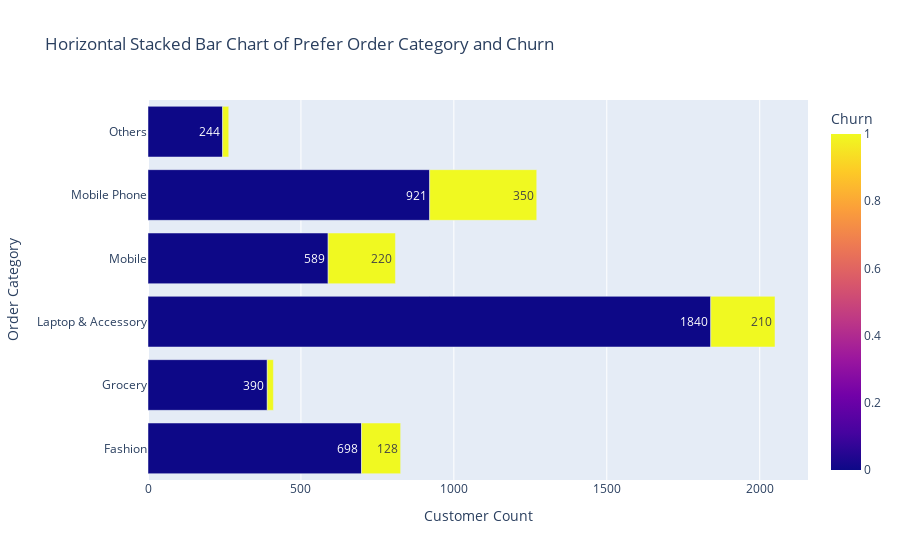

Notebook code for this chart:
### Markdown cell above
### Observation & Insight:
Persentase churn akibat customer complain (31.67%) hampir 3 kali lebih besar dari
persentase churn dari total customer yang tidak complain (10.92%)


upaya bisnis Anda pada mengurangi jumlah pelanggan yang mengajukan komplain dengan strategi berikut:
1. Analisis dan Perbaikan Pengalaman Pelanggan: Lakukan survei pelanggan dan analisis lebih lanjut untuk memahami penyebab komplain pelanggan. Identifikasi masalah umum dan tindakan korektif yang diperlukan. Tingkatkan pengalaman pelanggan dengan memastikan website atau aplikasi mudah digunakan, proses pembayaran yang lancar, dan pelayanan pelanggan yang responsif.

2. Pemantauan dan Umpan Balik: Pantau secara rutin umpan balik pelanggan dan komplain yang masuk. Gunakan data ini untuk terus meningkatkan produk dan layanan Anda. Tanggapi komplain dengan cepat dan efisien, dan berikan resolusi yang memuaskan kepada pelanggan.

3. Transparansi dan Komunikasi: Jalin komunikasi terbuka dengan pelanggan. Berikan informasi yang jelas tentang produk, harga, dan kebijakan pengembalian barang. Berikan pembaruan kepada pelanggan jika terjadi keterlambatan pengiriman atau perubahan kebijakan penting lainnya.

### Code cell
grouped_data = df.groupby(['PreferedOrderCat', 'Churn']).size().reset_index(name='Count')

# Plot the histogram
fig = px.bar(grouped_data, x='Count', y='PreferedOrderCat', orientation='h', color='Churn',
             title='Horizontal Stacked Bar Chart of Prefer Order Category and Churn',
             color_discrete_sequence=['#3A506B', '#BA1F33'],
             labels={'PreferedOrderCat': 'Order Category', 'Count': 'Customer Count'})

# Customize the plot
fig.update_layout(barmode='stack')
fig.update_traces(texttemplate='%{value}', textposition='inside')
fig.update_xaxes(title_text='Customer Count')
fig.update_yaxes(title_text='Order Category')

fig.show()

### Figure 1 — Plotly figure (JSON) as saved in the notebook; plotly's stock layout.template omitted (floating-point values rounded to 4 significant figures)
{"data": [{"alignmentgroup": "True", "hovertemplate": "Customer Count=%{x}<br>Order Category=%{y}<br>Churn=%{marker.color}<extra></extra>", "legendgroup": "", "marker": {"color": [0, 1, 0, 1, 0, 1, 0, 1, 0, 1, 0, 1], "coloraxis": "coloraxis", "pattern": {"shape": ""}}, "name": "", "offsetgroup": "", "orientation": "h", "showlegend": false, "textposition": "inside", "texttemplate": "%{value}", "type": "bar", "x": [698, 128, 390, 20, 1840, 210, 589, 220, 921, 350, 244, 20], "xaxis": "x", "y": ["Fashion", "Fashion", "Grocery", "Grocery", "Laptop & Accessory", "Laptop & Accessory", "Mobile", "Mobile", "Mobile Phone", "Mobile Phone", "Others", "Others"], "yaxis": "y"}], "layout": {"autosize": true, "barmode": "stack", "coloraxis": {"colorbar": {"title": {"text": "Churn"}}, "colorscale": [[0, "#0d0887"], [0.1111, "#46039f"], [0.2222, "#7201a8"], [0.3333, "#9c179e"], [0.4444, "#bd3786"], [0.5556, "#d8576b"], [0.6667, "#ed7953"], [0.7778, "#fb9f3a"], [0.8889, "#fdca26"], [1, "#f0f921"]]}, "legend": {"tracegroupgap": 0}, "title": {"text": "Horizontal Stacked Bar Chart of Prefer Order Category and Churn"}, "xaxis": {"anchor": "y", "autorange": true, "domain": [0, 1], "range": [0, 2158.0], "title": {"text": "Customer Count"}, "type": "linear"}, "yaxis": {"anchor": "x", "autorange": true, "domain": [0, 1], "range": [-0.5, 5.5], "title": {"text": "Order Category"}, "type": "category"}}}
